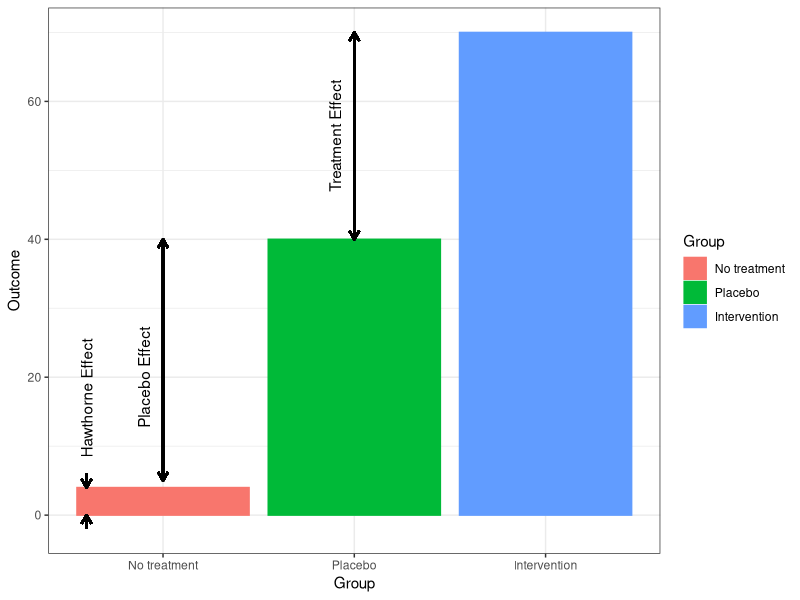

Recreate this plot in R.
## ---- chunk 1

library(tidyverse)
plc_dat <- data.frame(Group=c(rep('No treatment',4),rep('Placebo',40),rep('Intervention',70)))

plc_dat$Group<-factor(plc_dat$Group,levels=c("No treatment","Placebo","Intervention"))


ggplot(data=plc_dat,aes(x=Group))+geom_bar(aes(colour=Group,fill=Group))+theme_bw()+ylab('Outcome') + annotate('text',x=0.9,y=20,label='Placebo Effect',angle = 90) + geom_segment(aes(x=1, xend=1, y=40, yend=5), size = 0.75, arrow = arrow(length = unit(0.25, "cm")))+ geom_segment(aes(x=1, xend=1, y=5, yend=40), size = 0.75, arrow = arrow(length = unit(0.25, "cm")))+ annotate('text',x=1.9,y=55,label='Treatment Effect',angle = 90) + geom_segment(aes(x=2, xend=2, y=70, yend=40), size = 0.75, arrow = arrow(length = unit(0.25, "cm")))+ geom_segment(aes(x=2, xend=2, y=40, yend=70), size = 0.75, arrow = arrow(length = unit(0.25, "cm")))+ annotate('text',x=0.6,y=17,label='Hawthorne Effect',angle = 90) + geom_segment(aes(x=0.6, xend=0.6, y=-2, yend=0), size = 0.75, arrow = arrow(length = unit(0.25, "cm")))+ geom_segment(aes(x=0.6, xend=0.6, y=6, yend=4), size = 0.75, arrow = arrow(length = unit(0.25, "cm")))
